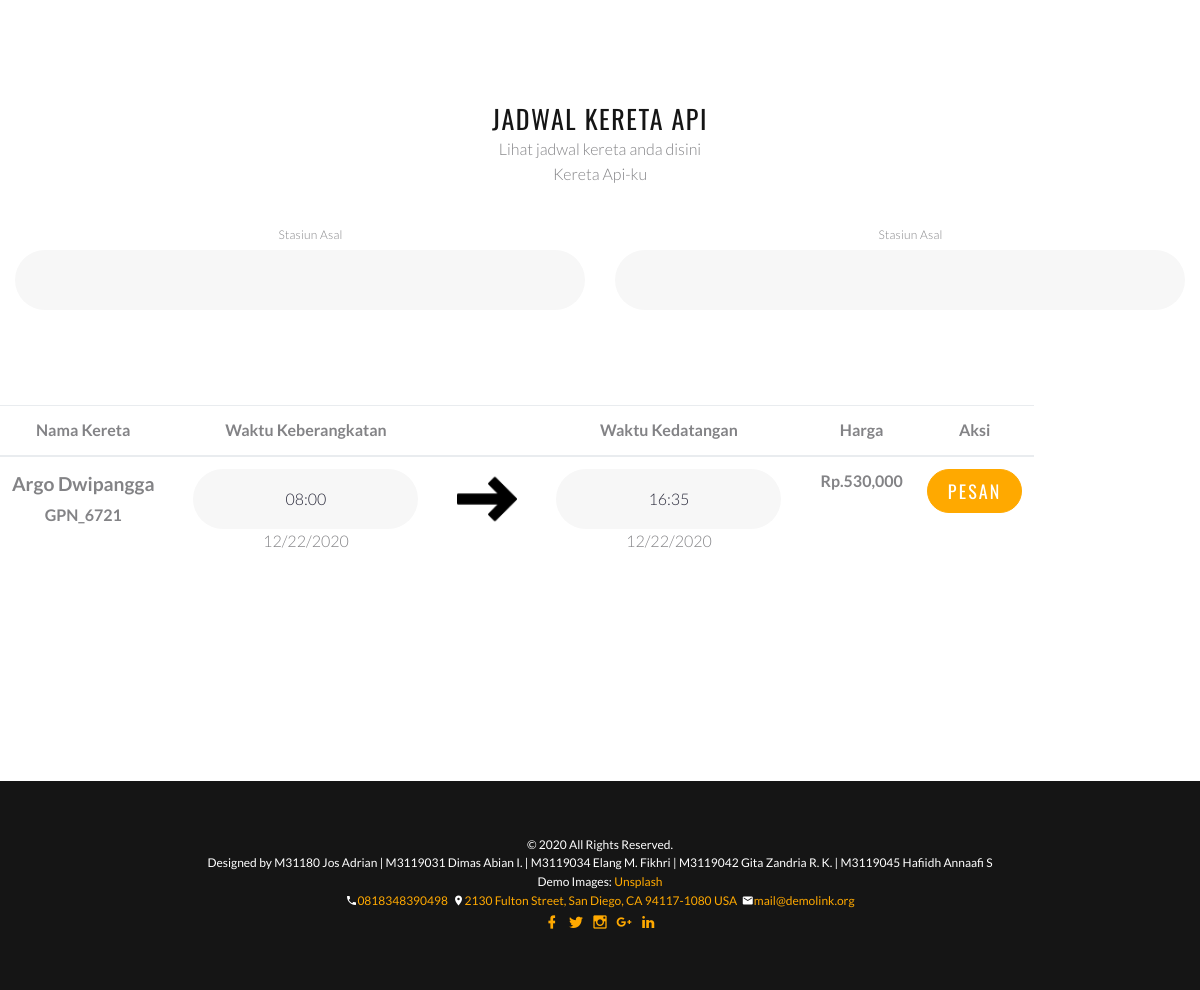
The app's page /jadwalkereta.php with its own data.
### tables this page shows
CREATE TABLE `jadwal_kereta` (
  `no_kereta` varchar(50) NOT NULL,
  `nama_kereta` varchar(20) NOT NULL,
  `asal_stasiun` text NOT NULL,
  `jam_keberangkatan` varchar(5) NOT NULL,
  `tanggal_keberangkatan` varchar(10) NOT NULL,
  `stasiun_tujuan` text NOT NULL,
  `jam_kedatangan` varchar(5) NOT NULL,
  `tanggal_kedatangan` varchar(10) NOT NULL,
  `kelas_kereta` varchar(3) NOT NULL,
  `jenis_kereta` varchar(5) NOT NULL,
  `harga` int(8) NOT NULL
);

### jadwalkereta.php (the view, shortened to what this page needs)
<?php
$email = $_GET['email'];
?>
<!DOCTYPE html>
<html class="wide wow-animation" lang="en">
  <?php
  require('head.php');
  ?>
  <body><section class='section'>
                <div class='container container-bigger form-request-wrap form-request-wrap-modern'>
                            <div class='row row-fix justify-content-sm-center justify-content-lg-end'>
                            <div class='col-lg-12'></br></br>
                                <center></br></br><h4> JADWAL KERETA API</h4><center><p>
                                <center><h7> Lihat jadwal kereta anda disini</h7><center><p>
                                <center><h7> Kereta Api-ku</h7><center><p>
                                <div class='row row-20 row-fix'>
                                    <div class='col-sm-6'>
                                        <label class='form-label-outside'>Stasiun Asal</label>
                                        <div class='form-wrap form-wrap-inline'>
                                        <input class='form-input select-filter' value='<?php echo "$asal_stasiun";?>'readonly>
                                        </div>
                                    </div>
                                    <div class='col-sm-6'>
                                        <label class='form-label-outside'>Stasiun Asal</label>
                                        <div class='form-wrap form-wrap-inline'>
                                        <input class='form-input select-filter' value='<?php echo "$stasiun_tujuan";?>'readonly>
                                        </div>
                                    </div>
                                <form action='pemesanan1.php' method='POST'>
                                <table class='table'>
                                    <thead>
                                    <tr align='center'>
                                        <th scope='col'>Nama Kereta</th>
                                        <th scope='col'>Waktu Keberangkatan</th>
                                        <th scope='col'></th>
                                        <th scope='col'>Waktu Kedatangan</th>
                                        <th scope='col'>Harga</th>
                                        <th scope='col'>Aksi</th>
                                        </tr>
                                    </thead>
                        <?php
                            require('database.php');
                            $hasilselect = mysqli_query($connect,"SELECT * FROM `jadwal_kereta` WHERE asal_stasiun LIKE '%$asal_stasiun%' and stasiun_tujuan like '%$stasiun_tujuan%' and tanggal_keberangkatan LIKE '%$tanggal_keberangkatan%'");
                                    $baris = mysqli_num_rows($hasilselect);
                                    if($baris){
                                        while($hasilrow = mysqli_fetch_array($hasilselect)){
                                        echo "<tbody align='center'>
                                        <tr>
                                        <td>
                                            <div class='form-wrap form-wrap-inline'>
                                            <center><h7 style='font-size: larger; font-weight: bold'>".$hasilrow['nama_kereta']."<br/><span style='font-size: smaller; font-weight: italic'>".$hasilrow['no_kereta']."</span></h7><center><p>
                                            </div></br>
                                        </td>
                                        <td>
                                        <div class='col-sm-12'>
                                            <div class='form-wrap form-wrap-inline'>
                                            <input class='form-input select-filter'  name='jam_keberangkatan' value='".$hasilrow['jam_keberangkatan']."' style='text-align: center;'>
                                            <center><h7>".$hasilrow['tanggal_keberangkatan']."</h7><center><p>
                                            </div>
                                        </div>
                                        </td>
                                        <td>
                                            <img src='icon/right-arrow.png' class='img-fluid' alt='...' style='width=60px; height: 60px;'>
                                        </td>
                                        <td>
                                        <div class='col-sm-12'>
                                            <div class='form-wrap form-wrap-inline'>
                                            <input class='form-input select-filter' name='jam_kedatangan' value='".$hasilrow['jam_kedatangan']."' style='text-align: center;'>
                                            <center><h7>".$hasilrow['tanggal_kedatangan']."</h7><center><p>
                                            </div>
                                        </div>
                                        </td>
                                        <td>
                                        <div class='form-wrap form-wrap-inline'>
                                            <center><h7 style='font-weight: bold;'> Rp.".number_format($hasilrow['harga'])."</h7><center><p>
                                            </div>
                                        </td>
                                        <input type='hidden' class='form-input select-filter' name='nama_kereta' value='".$hasilrow['nama_kereta']."' style='text-align: center;'>
                                        <input type='hidden' class='form-input select-filter' name='no_kereta' value='".$hasilrow['no_kereta']."' style='text-align: center;'>
                                        <input type='hidden' class='form-input select-filter' name='kelas_kereta' value='".$hasilrow['kelas_kereta']."' style='text-align: center;'>
                                        <input type='hidden' class='form-input select-filter' name='email' value='".$email."' style='text-align: center;'>
                                        <td><center><div class='form-wrap form-button'>
                                        <button class='btn btn-primary' type='submit' value='submit' name='submit'>Pesan</button>
                                        </center>
                                        </div>
                                ";}} ?>
                                </div>
                            </div>
                        </div>
                </section>
        <?php require('footer.php');?>
  </body>
</html>

### head.php (shortened to what this page needs)
<head>
    <link rel="stylesheet" href="css/bootstrap.css">
    <link rel="stylesheet" href="css/style.css">
    <link rel="stylesheet" href="css/fonts.css">
  </head>

### footer.php (shortened to what this page needs)
<footer class="section page-footer page-footer-minimal novi-background bg-cover text-center bg-gray-darker">
        <div class="container container-wide">
        <div class="row row-fix justify-content-sm-center align-items-md-center row-30">
    <br><br>
		<div class="gtco-container">
			<div class="row copyright">
				<div class="col-md-12">
					<p class="pull-left">
						<small class="block">&copy; 2020 All Rights Reserved.</small>
						<small class="block">Designed by M31180 Jos Adrian | M3119031 Dimas Abian I. |
                            M3119034 Elang M. Fikhri | M3119042 Gita Zandria R. K. | M3119045 Hafiidh Annaafi S<br/> Demo Images: <a href="http://unsplash.com/" target="_blank">Unsplash</a></small>
            <small class="block">
                  <span class="icon novi-icon icon-md-smaller icon-secondary mdi mdi-phone"></span><a href="#">0818348390498</a>&nbsp;
                  <span class="icon novi-icon icon-md-smaller icon-secondary mdi mdi-map-marker"></span><a href="#">2130 Fulton Street, San Diego, CA 94117-1080 USA</a>&nbsp;
                  <span class="icon novi-icon icon-md-smaller icon-secondary mdi mdi-email"></span><a href="mailto:#">mail@demolink.org</a>
            </small>
					</p>
				</div>
			</div>
		</div>
        </div>
        </div>
    <div class="rd-navbar-top-panel-inner">
                <ul class="list-inline">
                  <li class="list-inline-item"><a class="icon novi-icon icon-sm-bigger icon-gray-1 mdi mdi-facebook" href="#"></a></li>
                  <li class="list-inline-item"><a class="icon novi-icon icon-sm-bigger icon-gray-1 mdi mdi-twitter" href="#"></a></li>
                  <li class="list-inline-item"><a class="icon novi-icon icon-sm-bigger icon-gray-1 mdi mdi-instagram" href="#"></a></li>
                  <li class="list-inline-item"><a class="icon novi-icon icon-sm-bigger icon-gray-1 mdi mdi-google-plus" href="#"></a></li>
                  <li class="list-inline-item"><a class="icon novi-icon icon-sm-bigger icon-gray-1 mdi mdi-linkedin" href="#"></a></li>
                </ul>
              </div>
      </footer>

### records on screen
jadwal_kereta: nama_kereta "Argo Dwipangga", no_kereta "GPN_6721", jam_keberangkatan "08:00", tanggal_keberangkatan "12/22/2020", jam_kedatangan "16:35", tanggal_kedatangan "12/22/2020", harga "530,000"
